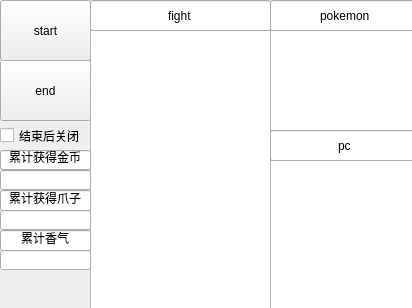
<?xml version="1.0" encoding="UTF-8"?>
<ui version="4.0">
 <class>Form</class>
 <widget class="QWidget" name="Form">
  <property name="geometry">
   <rect>
    <x>0</x>
    <y>0</y>
    <width>412</width>
    <height>308</height>
   </rect>
  </property>
  <property name="windowTitle">
   <string>add_coin</string>
  </property>
  <widget class="QPushButton" name="start_bton">
   <property name="geometry">
    <rect>
     <x>0</x>
     <y>0</y>
     <width>91</width>
     <height>61</height>
    </rect>
   </property>
   <property name="text">
    <string>start</string>
   </property>
  </widget>
  <widget class="QTextEdit" name="textEdit">
   <property name="geometry">
    <rect>
     <x>90</x>
     <y>30</y>
     <width>181</width>
     <height>281</height>
    </rect>
   </property>
  </widget>
  <widget class="QPushButton" name="end_bton">
   <property name="geometry">
    <rect>
     <x>0</x>
     <y>60</y>
     <width>91</width>
     <height>61</height>
    </rect>
   </property>
   <property name="text">
    <string>end</string>
   </property>
  </widget>
  <widget class="QCheckBox" name="checkBox">
   <property name="geometry">
    <rect>
     <x>0</x>
     <y>120</y>
     <width>81</width>
     <height>31</height>
    </rect>
   </property>
   <property name="text">
    <string>结束后关闭</string>
   </property>
  </widget>
  <widget class="QLineEdit" name="lineEdit">
   <property name="geometry">
    <rect>
     <x>0</x>
     <y>150</y>
     <width>91</width>
     <height>20</height>
    </rect>
   </property>
   <property name="text">
    <string>累计获得金币</string>
   </property>
   <property name="alignment">
    <set>Qt::AlignmentFlag::AlignCenter</set>
   </property>
   <property name="readOnly">
    <bool>true</bool>
   </property>
  </widget>
  <widget class="QLineEdit" name="lineEdit_3">
   <property name="geometry">
    <rect>
     <x>0</x>
     <y>190</y>
     <width>91</width>
     <height>21</height>
    </rect>
   </property>
   <property name="text">
    <string>累计获得爪子</string>
   </property>
   <property name="alignment">
    <set>Qt::AlignmentFlag::AlignCenter</set>
   </property>
   <property name="readOnly">
    <bool>true</bool>
   </property>
  </widget>
  <widget class="QLineEdit" name="lineEdit_5">
   <property name="geometry">
    <rect>
     <x>0</x>
     <y>230</y>
     <width>91</width>
     <height>21</height>
    </rect>
   </property>
   <property name="text">
    <string>累计香气</string>
   </property>
   <property name="alignment">
    <set>Qt::AlignmentFlag::AlignCenter</set>
   </property>
   <property name="readOnly">
    <bool>true</bool>
   </property>
  </widget>
  <widget class="QLineEdit" name="lineEdit_6">
   <property name="geometry">
    <rect>
     <x>0</x>
     <y>250</y>
     <width>91</width>
     <height>20</height>
    </rect>
   </property>
   <property name="alignment">
    <set>Qt::AlignmentFlag::AlignCenter</set>
   </property>
  </widget>
  <widget class="QLineEdit" name="lineEdit_7">
   <property name="geometry">
    <rect>
     <x>0</x>
     <y>210</y>
     <width>91</width>
     <height>20</height>
    </rect>
   </property>
   <property name="alignment">
    <set>Qt::AlignmentFlag::AlignCenter</set>
   </property>
  </widget>
  <widget class="QLineEdit" name="lineEdit_8">
   <property name="geometry">
    <rect>
     <x>0</x>
     <y>170</y>
     <width>91</width>
     <height>20</height>
    </rect>
   </property>
   <property name="alignment">
    <set>Qt::AlignmentFlag::AlignCenter</set>
   </property>
  </widget>
  <widget class="QLineEdit" name="lineEdit_2">
   <property name="geometry">
    <rect>
     <x>90</x>
     <y>0</y>
     <width>181</width>
     <height>31</height>
    </rect>
   </property>
   <property name="text">
    <string>fight</string>
   </property>
   <property name="alignment">
    <set>Qt::AlignmentFlag::AlignCenter</set>
   </property>
  </widget>
  <widget class="QTextEdit" name="textEdit_2">
   <property name="geometry">
    <rect>
     <x>270</x>
     <y>30</y>
     <width>151</width>
     <height>101</height>
    </rect>
   </property>
  </widget>
  <widget class="QLineEdit" name="lineEdit_9">
   <property name="geometry">
    <rect>
     <x>270</x>
     <y>0</y>
     <width>151</width>
     <height>31</height>
    </rect>
   </property>
   <property name="text">
    <string>pokemon</string>
   </property>
   <property name="alignment">
    <set>Qt::AlignmentFlag::AlignCenter</set>
   </property>
  </widget>
  <widget class="QTextEdit" name="textEdit_3">
   <property name="geometry">
    <rect>
     <x>270</x>
     <y>160</y>
     <width>151</width>
     <height>151</height>
    </rect>
   </property>
  </widget>
  <widget class="QLineEdit" name="lineEdit_10">
   <property name="geometry">
    <rect>
     <x>270</x>
     <y>130</y>
     <width>151</width>
     <height>31</height>
    </rect>
   </property>
   <property name="text">
    <string>pc</string>
   </property>
   <property name="alignment">
    <set>Qt::AlignmentFlag::AlignCenter</set>
   </property>
  </widget>
 </widget>
 <resources/>
 <connections/>
</ui>
